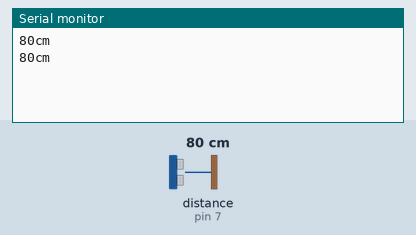
Simulated run of this sketch. Board: Arduino Uno, built with avr-gcc and run on an emulated ATmega328P. Shown: the last lines printed to the serial monitor. Inputs (shaded band) come from the test bench; at power-on: distance to the obstacle (sensor on pin 7) 80 cm.

Above: at 1.8 s.
1.9 s: distance to the obstacle (sensor on pin 7) set to 2 cm
At 2.8 s:
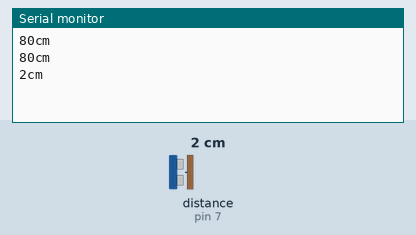
3.4 s: distance to the obstacle (sensor on pin 7) set to 4 cm
At 4.8 s:
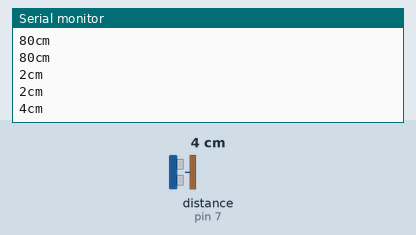
Timing chart, 0 to 6.4 s (numbered marks = the images above; inputs shaded):
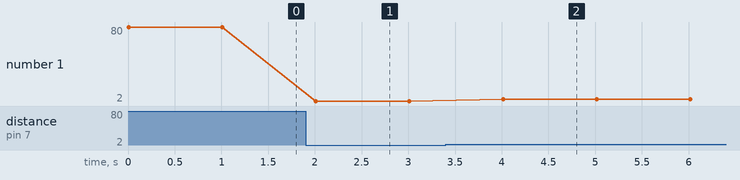

Measured:
- after the input at 1.9 s, the serial monitor: prints a new line after 0.11 s (image 1)
- after the input at 3.4 s, the serial monitor: prints a new line after 0.61 s (image 2)
- plotted number 1: 80 → 2 after the input at 1.9 s, 2 → 4 after the input at 3.4 s

The sketch:

SensorUltrassonico.ino
```cpp
//Pedro Macedo - UrbanTec

#include <Ultrasonic.h>
 Ultrasonic ultrassom(8,7); //Nome do Sensor
long distancia; //Variavel

 void setup() {
 Serial.begin(9600);

 }

 void loop()
 {
   distancia = ultrassom.Ranging(CM);

   Serial.print(distancia);
   Serial.println("cm");
   delay(1000);
 }
```
